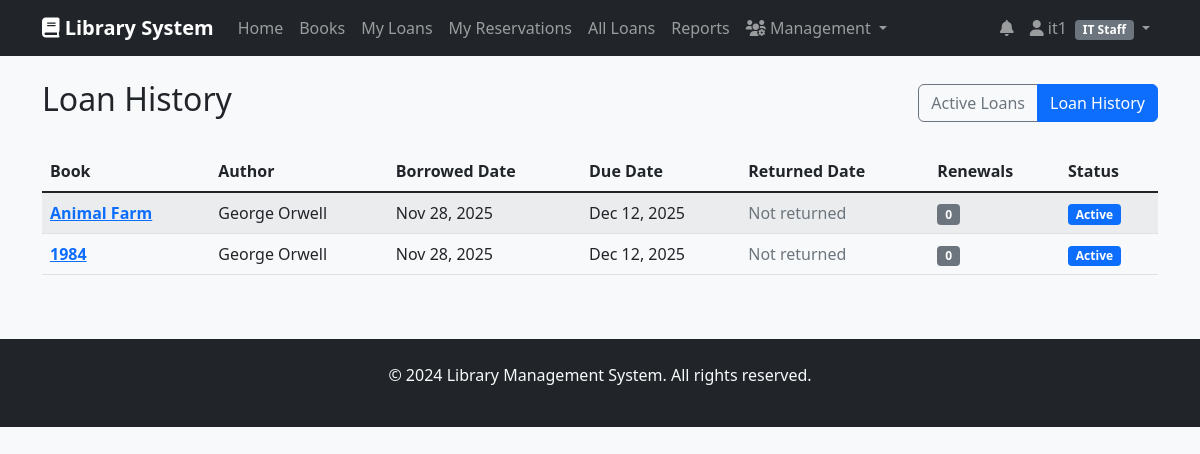
Page /loans/loan-history/ (signed in) on the committed database.
### accounts/models.py (models this page shows, shortened)
class User(AbstractUser):
    USER_TYPES = (
        ('reader', 'Reader'),
        ('librarian', 'Librarian'),
        ('it_staff', 'IT Staff'),
        ('management', 'Management'),
    )
    user_type = models.CharField(max_length=20, choices=USER_TYPES, default='reader')
    phone_number = models.CharField(max_length=15, blank=True)
    address = models.TextField(blank=True)
    date_of_birth = models.DateField(null=True, blank=True)
    membership_id = models.CharField(max_length=20, unique=True, blank=True, null=True)
    is_active = models.BooleanField(default=True)
    created_at = models.DateTimeField(auto_now_add=True)
    updated_at = models.DateTimeField(auto_now=True)
    class Meta:
        db_table = 'auth_user'

### loans/models.py (models this page shows, shortened)
class Loan(models.Model):
    STATUS_CHOICES = (
        ('active', 'Active'),
        ('returned', 'Returned'),
        ('overdue', 'Overdue'),
    )
    user = models.ForeignKey(User, on_delete=models.CASCADE, related_name='loans')
    book = models.ForeignKey(Book, on_delete=models.CASCADE, related_name='loans')
    borrowed_date = models.DateTimeField(auto_now_add=True)
    due_date = models.DateTimeField()
    returned_date = models.DateTimeField(null=True, blank=True)
    status = models.CharField(max_length=20, choices=STATUS_CHOICES, default='active')
    renewals = models.IntegerField(default=0)
    max_renewals = models.IntegerField(default=2)
    def is_overdue(self):
        return timezone.now() > self.due_date and not self.returned_date

### books/models.py (models this page shows, shortened)
class Book(models.Model):
    title = models.CharField(max_length=200)
    author = models.ForeignKey(Author, on_delete=models.CASCADE, related_name='books')
    isbn = models.CharField(max_length=13, unique=True)
    genre = models.ForeignKey(Genre, on_delete=models.SET_NULL, null=True, related_name='books')
    publication_year = models.IntegerField()
    publisher = models.CharField(max_length=200)
    description = models.TextField(blank=True)
    total_copies = models.IntegerField(default=1)
    available_copies = models.IntegerField(default=1)
    cover_image = models.ImageField(upload_to='book_covers/', null=True, blank=True)
    created_at = models.DateTimeField(auto_now_add=True)
    updated_at = models.DateTimeField(auto_now=True)
    class Meta:
        ordering = ['title']
        indexes = [
            models.Index(fields=['title']),
            models.Index(fields=['isbn']),
            models.Index(fields=['publication_year']),
        ]

class Author(models.Model):
    first_name = models.CharField(max_length=100)
    last_name = models.CharField(max_length=100)
    bio = models.TextField(blank=True)
    date_of_birth = models.DateField(null=True, blank=True)
    date_of_death = models.DateField(null=True, blank=True)
    class Meta:
        ordering = ['last_name', 'first_name']

### loans/views.py (the view)
# urls.py: path('loan-history/', views.loan_history, name='loan_history'),
@login_required
def loan_history(request):
    loans = Loan.objects.filter(user=request.user).order_by('-borrowed_date')
    return render(request, 'loans/loan_history.html', {'loans': loans})

### loans/templates/loans/loan_history.html (shortened to what this page needs)
{% extends 'base.html' %}
{% block content %}
<div class="d-flex justify-content-between align-items-center mb-4">
    <h2>Loan History</h2>
    <div class="btn-group">
        <a href="{% url 'my_loans' %}" class="btn btn-outline-secondary">Active Loans</a>
        <a href="{% url 'loan_history' %}" class="btn btn-outline-primary active">Loan History</a>
    </div>
</div>
{% if loans %}
<div class="table-responsive">
    <table class="table table-striped">
        <thead>
            <tr>
                <th>Book</th>
                <th>Author</th>
                <th>Borrowed Date</th>
                <th>Due Date</th>
                <th>Returned Date</th>
                <th>Renewals</th>
                <th>Status</th>
            </tr>
        </thead>
        <tbody>
            {% for loan in loans %}
            <tr>
                <td>
                    <strong>
                        <a href="{% url 'book_detail' loan.book.pk %}">{{ loan.book.title }}</a>
                    </strong>
                </td>
                <td>{{ loan.book.author.first_name }} {{ loan.book.author.last_name }}</td>
                <td>{{ loan.borrowed_date|date:"M d, Y" }}</td>
                <td>{{ loan.due_date|date:"M d, Y" }}</td>
                <td>
                    {% if loan.returned_date %}
                    {{ loan.returned_date|date:"M d, Y" }}
                    {% else %}
                    <span class="text-muted">Not returned</span>
                    {% endif %}
                </td>
                <td>
                    <span class="badge bg-secondary">{{ loan.renewals }}</span>
                </td>
                <td>
                    {% if loan.returned_date %}
                    <span class="badge bg-success">Returned</span>
                    {% elif loan.is_overdue %}
                    <span class="badge bg-danger">Overdue</span>
                    {% else %}
                    <span class="badge bg-primary">Active</span>
                    {% endif %}
                </td>
            </tr>
            {% endfor %}
        </tbody>
    </table>
</div>
{% endif %}
{% endblock %}

### templates/base.html (shortened to what this page needs)
<!DOCTYPE html>
<html lang="en">
<head>
    <link href="https://cdn.jsdelivr.net/npm/bootstrap@5.1.3/dist/css/bootstrap.min.css" rel="stylesheet">
    <link href="https://cdnjs.cloudflare.com/ajax/libs/font-awesome/6.0.0/css/all.min.css" rel="stylesheet">
    <link href="/static/css/style.css" rel="stylesheet">
</head>
<body>
    <nav class="navbar navbar-expand-lg navbar-dark bg-dark">
        <div class="container">
            <a class="navbar-brand" href="{% url 'home' %}">
                <i class="fas fa-book"></i> Library System
            </a>
            <div class="collapse navbar-collapse" id="navbarNav">
                <ul class="navbar-nav me-auto">
                    <li class="nav-item">
                        <a class="nav-link" href="{% url 'home' %}">Home</a>
                    </li>
                    <li class="nav-item">
                        <a class="nav-link" href="{% url 'book_list' %}">Books</a>
                    </li>
                    {% if user.is_authenticated %}
                    <li class="nav-item">
                        <a class="nav-link" href="{% url 'my_loans' %}">My Loans</a>
                    </li>
                    <li class="nav-item">
                        <a class="nav-link" href="{% url 'my_reservations' %}">My Reservations</a>
                    </li>
                    {% if user.user_type in 'librarian,it_staff,management' %}
                    <li class="nav-item">
                        <a class="nav-link" href="{% url 'all_loans' %}">All Loans</a>
                    </li>
                    <li class="nav-item">
                        <a class="nav-link" href="{% url 'reports_dashboard' %}">Reports</a>
                    </li>
                    {% if user.user_type in 'it_staff,management' %}
                    <li class="nav-item dropdown">
                        <a class="nav-link dropdown-toggle" href="#" id="userManagementDropdown" role="button"
                           data-bs-toggle="dropdown">
                            <i class="fas fa-users-cog"></i> Management
                        </a>
                    </li>
                    {% endif %}
                    {% endif %}
                    {% endif %}
                </ul>
                <ul class="navbar-nav">
                    {% if user.is_authenticated %}
                    <li class="nav-item dropdown">
                        <a class="nav-link position-relative" href="#" id="notificationsDropdown"
                           role="button" data-bs-toggle="dropdown" aria-expanded="false">
                            <i class="fas fa-bell"></i>
                        </a>
                    </li>
                    <li class="nav-item dropdown">
                        <a class="nav-link dropdown-toggle" href="#" id="navbarDropdown" role="button"
                           data-bs-toggle="dropdown">
                            <i class="fas fa-user"></i> {{ user.first_name|default:user.username }}
                            <small class="badge bg-secondary ms-1">{{ user.get_user_type_display }}</small>
                        </a>
                    </li>
                    {% endif %}
                </ul>
            </div>
        </div>
    </nav>
    <div class="container mt-4">
        {% block content %}
        {% endblock %}
    </div>
    <footer class="bg-dark text-light mt-5 py-4">
        <div class="container text-center">
            <p>&copy; 2024 Library Management System. All rights reserved.</p>
        </div>
    </footer>
</body>
</html>

### static/css/style.css (style rules this page uses)
body { background-color: #f8f9fa; }
.navbar-brand { font-weight: bold; }
.badge { font-size: 0.75em; }
.table th { border-top: none; font-weight: 600; }
.btn { border-radius: 6px; font-weight: 500; }

### rows in the picture
Loan: book "Animal Farm", book.author.first_name "George", book.author.last_name "Orwell", borrowed_date "Nov 28, 2025", due_date "Dec 12, 2025", shows "Not returned", renewals "0", shows "Active"
Loan: book "1984", book.author.first_name "George", book.author.last_name "Orwell", borrowed_date "Nov 28, 2025", due_date "Dec 12, 2025", shows "Not returned", renewals "0", shows "Active"

### other values in the picture
{{ user.first_name|default:user.username }} "it1"
{{ user.get_user_type_display }} "IT Staff"
